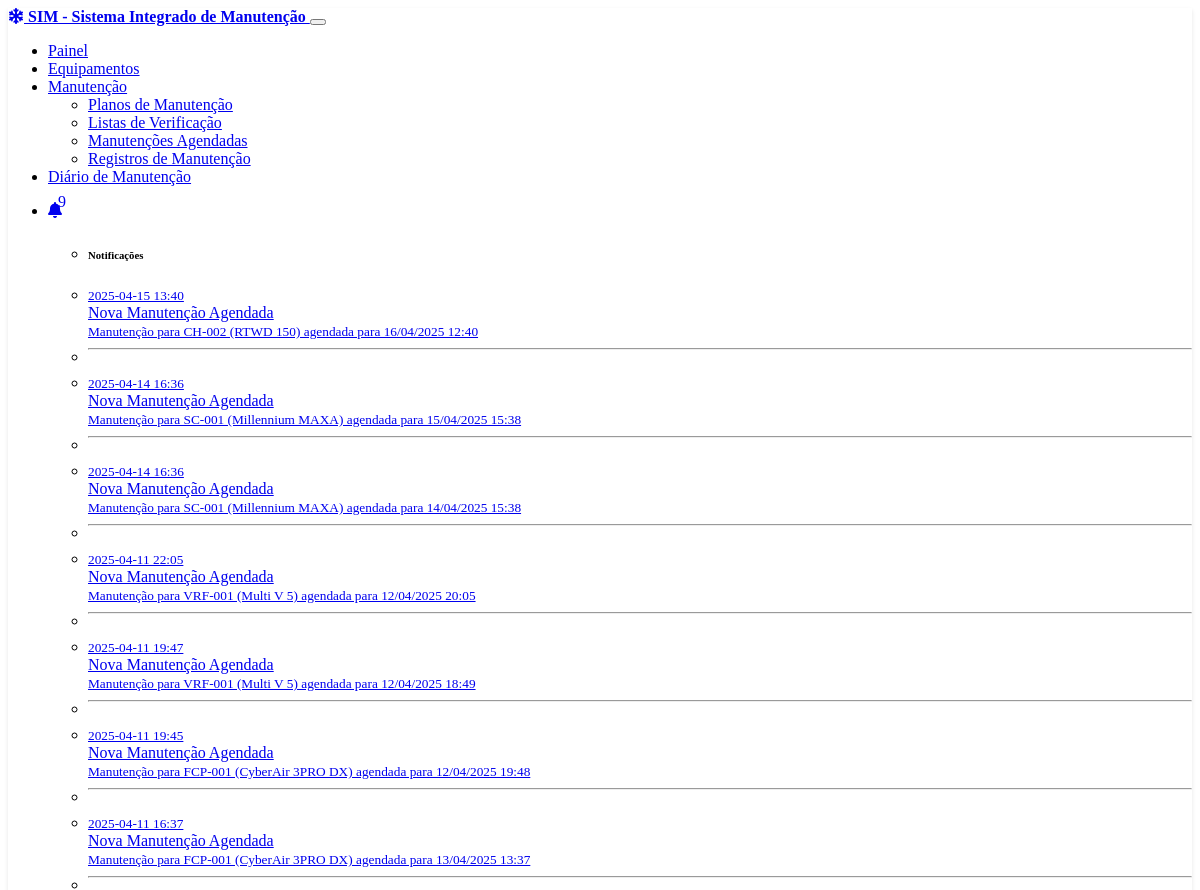
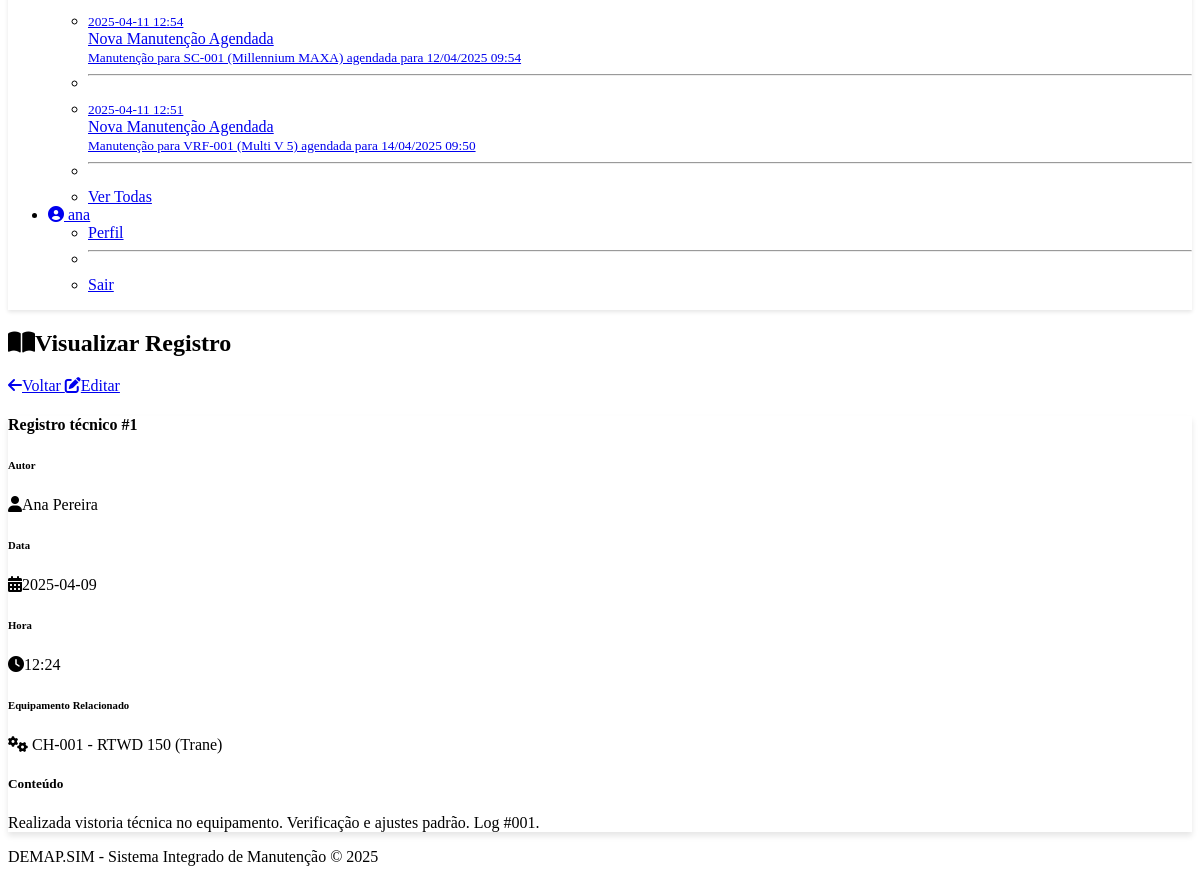
Screenshot of /diario/1 (signed in) with the database file from the repository (2 pictures, top to bottom).
### models.py (models this page shows, shortened)
class Notification(db.Model):
    __tablename__ = 'notifications'
    id = db.Column(db.Integer, primary_key=True)
    user_id = db.Column(db.Integer, db.ForeignKey('users.id'), nullable=False)
    schedule_id = db.Column(db.Integer, db.ForeignKey('maintenance_schedules.id'))
    title = db.Column(db.String(100), nullable=False)
    message = db.Column(db.Text, nullable=False)
    created_at = db.Column(db.DateTime, default=datetime.utcnow)
    read = db.Column(db.Boolean, default=False)

class User(UserMixin, db.Model):
    __tablename__ = 'users'
    id = db.Column(db.Integer, primary_key=True)
    username = db.Column(db.String(64), unique=True, nullable=False)
    email = db.Column(db.String(120), unique=True, nullable=False)
    password_hash = db.Column(db.String(256), nullable=False)
    first_name = db.Column(db.String(64), nullable=False)
    last_name = db.Column(db.String(64), nullable=False)
    role = db.Column(db.String(20), nullable=False, default=UserRole.TECHNICIAN.value)
    phone = db.Column(db.String(20))
    created_at = db.Column(db.DateTime, default=datetime.utcnow)
    active = db.Column(db.Boolean, default=True)
    maintenance_records = db.relationship('MaintenanceRecord', backref='technician', lazy=True)
    notifications = db.relationship('Notification', backref='user', lazy=True)
    def is_admin(self):
        return self.role == UserRole.ADMIN.value
    def is_supervisor(self):
        return self.role == UserRole.SUPERVISOR.value

class DiarioManutencao(db.Model):
    __tablename__ = 'diarios_manutencao'
    id = db.Column(db.Integer, primary_key=True)
    user_id = db.Column(db.Integer, db.ForeignKey('users.id'), nullable=False)
    equipment_id = db.Column(db.Integer, db.ForeignKey('equipment.id'), nullable=True)  # Opcional
    titulo = db.Column(db.String(200), nullable=False)
    conteudo = db.Column(db.Text, nullable=False)
    data_criacao = db.Column(db.DateTime, default=datetime.utcnow)
    arquivo_nome = db.Column(db.String(255), nullable=True)  # Nome do arquivo anexado
    arquivo_dados = db.Column(db.LargeBinary, nullable=True)  # Dados do arquivo binário
    arquivo_tipo = db.Column(db.String(100), nullable=True)   # Tipo MIME do arquivo
    usuario = db.relationship('User', backref='diarios_manutencao', lazy=True)
    equipamento = db.relationship('Equipment', backref='diarios_manutencao', lazy=True)

class Equipment(db.Model):
    __tablename__ = 'equipment'
    id = db.Column(db.Integer, primary_key=True)
    identification_number = db.Column(db.String(50), unique=True, nullable=False)
    model = db.Column(db.String(100), nullable=False)
    manufacturer = db.Column(db.String(100), nullable=False)
    power = db.Column(db.Float, nullable=False)  # in kW
    installation_date = db.Column(db.Date, nullable=False)
    location_building = db.Column(db.String(100), nullable=False)
    location_floor = db.Column(db.Integer, nullable=False)
    location_room = db.Column(db.String(100), nullable=False)
    location_details = db.Column(db.String(200))
    serial_number = db.Column(db.String(100))
    warranty_end_date = db.Column(db.Date)
    status = db.Column(db.String(20), default='active')  # active, inactive, maintenance
    notes = db.Column(db.Text)
    created_at = db.Column(db.DateTime, default=datetime.utcnow)
    last_maintenance_date = db.Column(db.DateTime)
    maintenance_plans = db.relationship('MaintenancePlan', backref='equipment', lazy=True)
    maintenance_schedules = db.relationship('MaintenanceSchedule', backref='equipment', lazy=True)
    maintenance_records = db.relationship('MaintenanceRecord', backref='equipment', lazy=True)

### controllers/diario.py (the view)
@diario_bp.route('/<int:registro_id>')
@login_required
def visualizar(registro_id):
    registro = DiarioManutencao.query.get_or_404(registro_id)
    return render_template('diario/visualizar.html', registro=registro)

### app.py (called while the page is built)
@app.before_request
def before_request():
    if current_user.is_authenticated:
        session.permanent = True
        g.user = current_user
    else:
        g.user = None

@app.template_filter('format_date')
def format_date(value):
    if isinstance(value, datetime):
        return value.strftime('%Y-%m-%d')
    return value

@app.template_filter('nl2br')
def nl2br(value):
    if not value:
        return ""
    return value.replace('\n', '<br>\n')

    @login_manager.user_loader
    def load_user(user_id):
        return User.query.get(int(user_id))

### templates/diario/visualizar.html (shortened to what this page needs)
{% extends "layout.html" %}
{% block content %}
<div class="row mb-4">
    <div class="col">
        <h2 class="border-bottom pb-2">
            <i class="fas fa-book-open me-2"></i>Visualizar Registro
        </h2>
    </div>
    <div class="col-auto">
        <a href="{{ url_for('diario.index') }}" class="btn btn-secondary">
            <i class="fas fa-arrow-left me-1"></i>Voltar
        </a>
        {% if current_user.id == registro.user_id or current_user.is_admin() %}
        <a href="{{ url_for('diario.editar', registro_id=registro.id) }}" class="btn btn-primary">
            <i class="fas fa-edit me-1"></i>Editar
        </a>
        {% endif %}
    </div>
</div>
<div class="row">
    <div class="col-lg-10 mx-auto">
        <div class="card shadow mb-4">
            <div class="card-header bg-primary text-white">
                <h4 class="mb-0">{{ registro.titulo }}</h4>
            </div>
            <div class="card-body">
                <div class="row mb-4">
                    <div class="col-md-6">
                        <h6 class="text-muted mb-1">Autor</h6>
                        <p><i class="fas fa-user me-2"></i>{{ registro.usuario.first_name }} {{ registro.usuario.last_name }}</p>
                    </div>
                    <div class="col-md-3">
                        <h6 class="text-muted mb-1">Data</h6>
                        <p><i class="fas fa-calendar-alt me-2"></i>{{ registro.data_criacao | format_date }}</p>
                    </div>
                    <div class="col-md-3">
                        <h6 class="text-muted mb-1">Hora</h6>
                        <p><i class="fas fa-clock me-2"></i>{{ registro.data_criacao.strftime('%H:%M') }}</p>
                    </div>
                </div>
                {% if registro.equipamento %}
                <div class="row mb-4">
                    <div class="col-12">
                        <h6 class="text-muted mb-1">Equipamento Relacionado</h6>
                        <p>
                            <i class="fas fa-cogs me-2"></i>
                            {{ registro.equipamento.identification_number }} -
                            {{ registro.equipamento.model }} ({{ registro.equipamento.manufacturer }})
                        </p>
                    </div>
                </div>
                {% endif %}
                <div class="row mb-4">
                    <div class="col-12">
                        <h5 class="border-bottom pb-2 mb-3">Conteúdo</h5>
                        <div class="p-3 rounded border">
                            {{ registro.conteudo | nl2br | safe }}
                        </div>
                    </div>
                </div>
            </div>
        </div>
    </div>
</div>
{% endblock %}

### templates/layout.html (shortened to what this page needs)
<!DOCTYPE html>
<html lang="pt-BR" data-bs-theme="dark">
<head>
    <link rel="stylesheet" href="https://cdn.replit.com/agent/bootstrap-agent-dark-theme.min.css">
    <link rel="stylesheet" href="https://cdnjs.cloudflare.com/ajax/libs/font-awesome/6.0.0/css/all.min.css">
    <link rel="stylesheet" href="{{ url_for('static', filename='css/custom.css') }}">
</head>
<body>
    <nav class="navbar navbar-expand-lg navbar-dark bg-dark">
        <div class="container">
            <a class="navbar-brand" href="{{ url_for('maintenance.dashboard') if current_user.is_authenticated else url_for('users.login') }}">
                <i class="fas fa-snowflake me-2"></i> SIM - Sistema Integrado de Manutenção
            </a>
            <button class="navbar-toggler" type="button" data-bs-toggle="collapse" data-bs-target="#navbarNav" aria-controls="navbarNav" aria-expanded="false" aria-label="Toggle navigation">
            </button>
            <div class="collapse navbar-collapse" id="navbarNav">
                {% if current_user.is_authenticated %}
                <ul class="navbar-nav me-auto">
                    <li class="nav-item">
                        <a class="nav-link" href="{{ url_for('maintenance.dashboard') }}">Painel</a>
                    </li>
                    <li class="nav-item">
                        <a class="nav-link" href="{{ url_for('equipment.index') }}">Equipamentos</a>
                    </li>
                    <li class="nav-item dropdown">
                        <a class="nav-link dropdown-toggle" href="#" id="maintenanceDropdown" role="button" data-bs-toggle="dropdown" aria-expanded="false">
                            Manutenção
                        </a>
                        <ul class="dropdown-menu" aria-labelledby="maintenanceDropdown">
                            <li><a class="dropdown-item" href="{{ url_for('maintenance.plans') }}">Planos de Manutenção</a></li>
                            <li><a class="dropdown-item" href="{{ url_for('maintenance.checklists') }}">Listas de Verificação</a></li>
                            <li><a class="dropdown-item" href="{{ url_for('maintenance.schedule_list') }}">Manutenções Agendadas</a></li>
                            <li><a class="dropdown-item" href="{{ url_for('maintenance.records') }}">Registros de Manutenção</a></li>
                        </ul>
                    </li>
                    <li class="nav-item">
                        <a class="nav-link" href="{{ url_for('diario.index') }}">Diário de Manutenção</a>
                    </li>
                </ul>
                <ul class="navbar-nav">
                    <li class="nav-item dropdown">
                        <a class="nav-link dropdown-toggle" href="#" id="notificationsDropdown" role="button" data-bs-toggle="dropdown" aria-expanded="false">
                            <i class="fas fa-bell"></i>
                            {% set unread_notifications = current_user.notifications|selectattr('read', 'equalto', false)|list %}
                            {% if unread_notifications %}
                            <span class="badge bg-danger">{{ unread_notifications|length }}</span>
                            {% endif %}
                        </a>
                        <ul class="dropdown-menu dropdown-menu-end" aria-labelledby="notificationsDropdown" style="min-width: 300px;">
                            <li><h6 class="dropdown-header">Notificações</h6></li>
                            {% if current_user.notifications %}
                                {% set notifications_sorted = current_user.notifications|sort(attribute='created_at', reverse=true) %}
                                {% set counter = 0 %}
                                {% for notification in notifications_sorted %}
                                    {% if counter < 5 %}
                                        {% set counter = counter + 1 %}
                                        <li>
                                            <a class="dropdown-item {% if not notification.read %}fw-bold{% endif %}" href="{{ url_for('maintenance.view_schedule', schedule_id=notification.schedule_id) if notification.schedule_id else '#' }}">
                                                <small class="text-muted">{{ notification.created_at.strftime('%Y-%m-%d %H:%M') }}</small><br>
                                                {{ notification.title }}<br>
                                                <small>{{ notification.message }}</small>
                                            </a>
                                        </li>
                                        {% if not loop.last and counter < 5 %}<li><hr class="dropdown-divider"></li>{% endif %}
                                    {% endif %}
                                {% endfor %}
                                <li><hr class="dropdown-divider"></li>
                                <li><a class="dropdown-item text-center" href="{{ url_for('maintenance.notifications') }}">Ver Todas</a></li>
                            {% else %}
                                <li><a class="dropdown-item text-center">Sem notificações</a></li>
                            {% endif %}
                        </ul>
                    </li>
                    <li class="nav-item dropdown">
                        <a class="nav-link dropdown-toggle" href="#" id="userDropdown" role="button" data-bs-toggle="dropdown" aria-expanded="false">
                            <i class="fas fa-user-circle me-1"></i> {{ current_user.username }}
                        </a>
                        <ul class="dropdown-menu dropdown-menu-end" aria-labelledby="userDropdown">
                            <li><a class="dropdown-item" href="{{ url_for('users.profile') }}">Perfil</a></li>
                            <li><hr class="dropdown-divider"></li>
                            <li><a class="dropdown-item" href="{{ url_for('users.logout') }}">Sair</a></li>
                        </ul>
                    </li>
                </ul>
                {% endif %}
            </div>
        </div>
    </nav>
    <main class="container my-4">
        {% block content %}{% endblock %}
    </main>
    <footer class="footer mt-auto py-3 bg-dark">
        <div class="container text-center">
            <span class="text-muted">DEMAP.SIM - Sistema Integrado de Manutenção  &copy; 2025</span>
        </div>
    </footer>
</body>
</html>

### static/css/custom.css (style rules this page uses)
body { min-height: 100vh; display: flex; flex-direction: column; }
main { flex: 1; }
.card { box-shadow: 0 4px 6px rgba(0, 0, 0, 0.1); transition: transform 0.3s ease, box-shadow 0.3s ease; }
.navbar { box-shadow: 0 2px 4px rgba(0, 0, 0, 0.1); }
.navbar-brand { font-weight: bold; }
.nav-link { position: relative; }
.nav-link .badge { position: absolute; top: 0; right: 0; transform: translate(50%, -50%); }
.footer { margin-top: auto; padding-top: 1rem; padding-bottom: 1rem; }
.badge { font-weight: normal; padding: 0.5em 0.7em; }
.btn { border-radius: 0.375rem; font-weight: 500; }

### rows the page displays
Notification: created_at "2025-04-15 13:40", title "Nova Manutenção Agendada", message "Manutenção para CH-002 (RTWD 150) agendada para 16/04/2025 12:40"
Notification: created_at "2025-04-14 16:36", title "Nova Manutenção Agendada", message "Manutenção para SC-001 (Millennium MAXA) agendada para 15/04/2025 15:38"
Notification: created_at "2025-04-14 16:36", title "Nova Manutenção Agendada", message "Manutenção para SC-001 (Millennium MAXA) agendada para 14/04/2025 15:38"
Notification: created_at "2025-04-11 22:05", title "Nova Manutenção Agendada", message "Manutenção para VRF-001 (Multi V 5) agendada para 12/04/2025 20:05"
Notification: created_at "2025-04-11 19:47", title "Nova Manutenção Agendada", message "Manutenção para VRF-001 (Multi V 5) agendada para 12/04/2025 18:49"
Notification: created_at "2025-04-11 19:45", title "Nova Manutenção Agendada", message "Manutenção para FCP-001 (CyberAir 3PRO DX) agendada para 12/04/2025 19:48"
Notification: created_at "2025-04-11 16:37", title "Nova Manutenção Agendada", message "Manutenção para FCP-001 (CyberAir 3PRO DX) agendada para 13/04/2025 13:37"
Notification: created_at "2025-04-11 12:54", title "Nova Manutenção Agendada", message "Manutenção para SC-001 (Millennium MAXA) agendada para 12/04/2025 09:54"
Notification: created_at "2025-04-11 12:51", title "Nova Manutenção Agendada", message "Manutenção para VRF-001 (Multi V 5) agendada para 14/04/2025 09:50"
User: username "ana", usuario.first_name "Ana", usuario.last_name "Pereira"
DiarioManutencao: titulo "Registro técnico #1", data_criacao "2025-04-09", data_criacao "12:24", conteudo "Realizada vistoria técnica no equipamento. Verificação e ajustes padrão. Log #001."
Equipment: equipamento.identification_number "CH-001", equipamento.model "RTWD 150", equipamento.manufacturer "Trane"

### other values shown
{{ unread_notifications|length }} "9"
